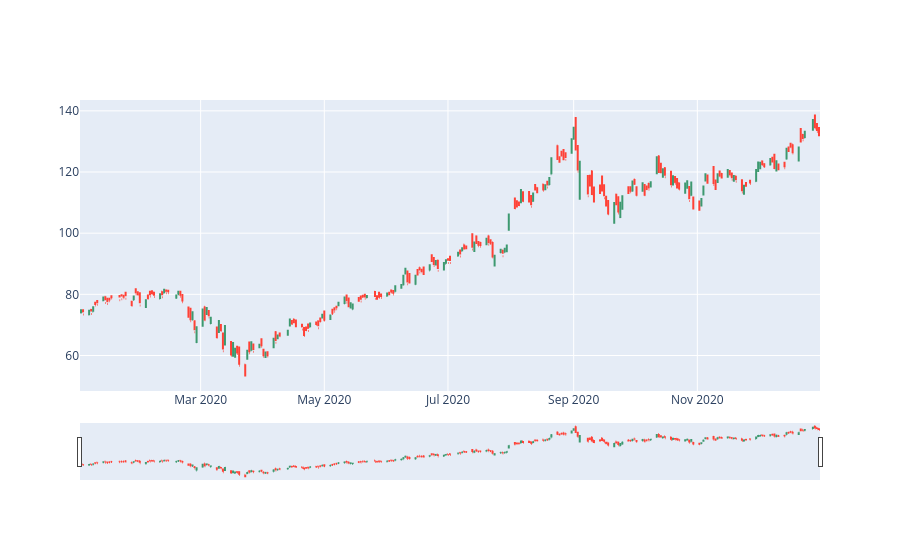

Notebook code cell kept with this figure:
### Markdown cell above
## Open-High-Low-Close (OHLC) Chart

### Code cell
# While a candlestick chart has a rectangle representing the open and close
# An OHLC chart shows all 4 data points using ticks and when the opening
# and closing prices are fall apart that shows momentum up or down
# The tick on the left is the opening price and the left is the close
fig = go.Figure()

fig.add_trace(go.Ohlc(x=x, high=high, low=low, open=openp, close=close))

fig.show()

### Figure 1 — Plotly figure (JSON) as saved in the notebook; plotly's stock layout.template omitted (floating-point values rounded to 4 significant figures; data arrays with more than 128 entries replaced by an {"elided": "..."} marker saying what was removed)
{"data": [{"close": {"elided": "253 float values"}, "high": {"elided": "253 float values"}, "low": {"elided": "253 float values"}, "open": {"elided": "253 float values"}, "type": "ohlc", "x": {"elided": "253 str values"}}], "layout": {}}
